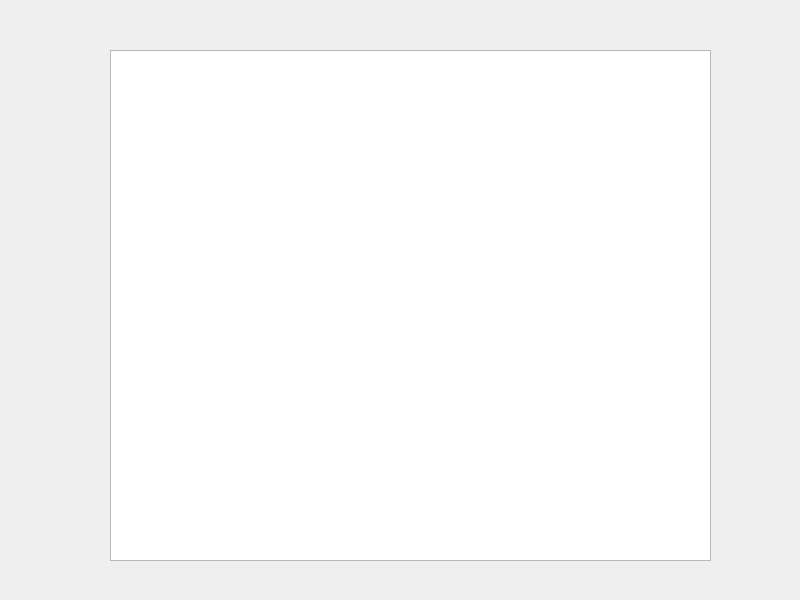
<?xml version="1.0" encoding="UTF-8"?>
<ui version="4.0">
 <class>MainWindow</class>
 <widget class="QMainWindow" name="MainWindow">
  <property name="geometry">
   <rect>
    <x>0</x>
    <y>0</y>
    <width>800</width>
    <height>600</height>
   </rect>
  </property>
  <property name="windowTitle">
   <string>MainWindow</string>
  </property>
  <widget class="QWidget" name="centralwidget">
   <widget class="QGraphicsView" name="graphicsView">
    <property name="geometry">
     <rect>
      <x>110</x>
      <y>50</y>
      <width>601</width>
      <height>511</height>
     </rect>
    </property>
   </widget>
  </widget>
 </widget>
 <resources/>
 <connections/>
</ui>
